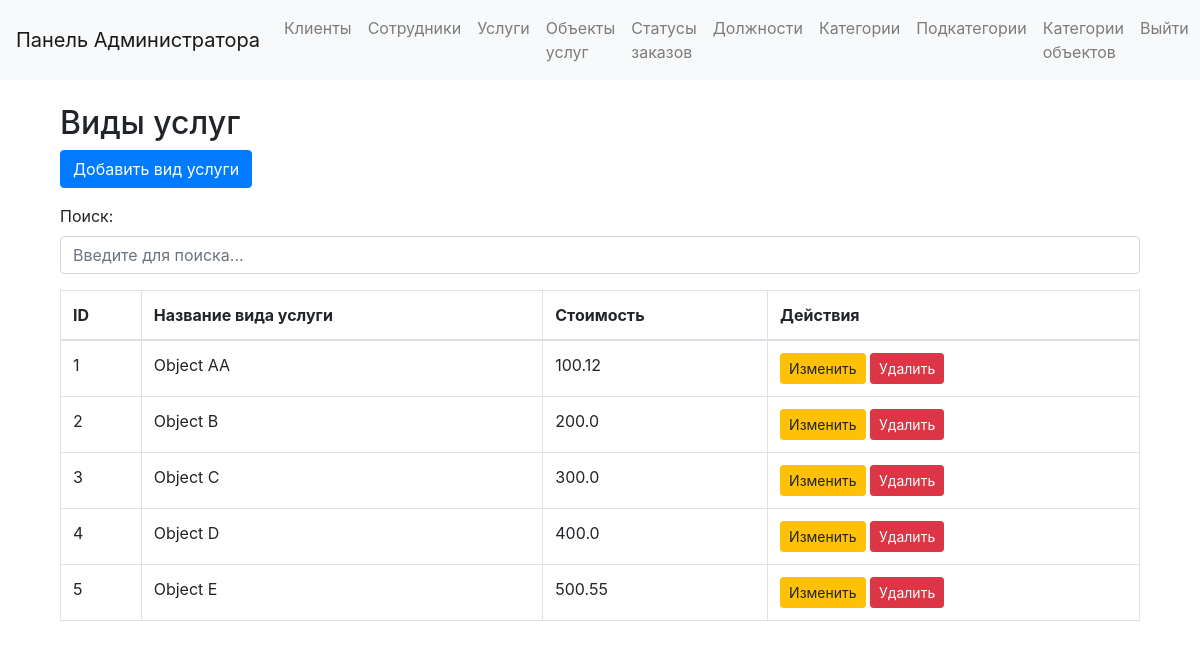
The page /admin/service_objects (signed in) on the database as committed earlier.
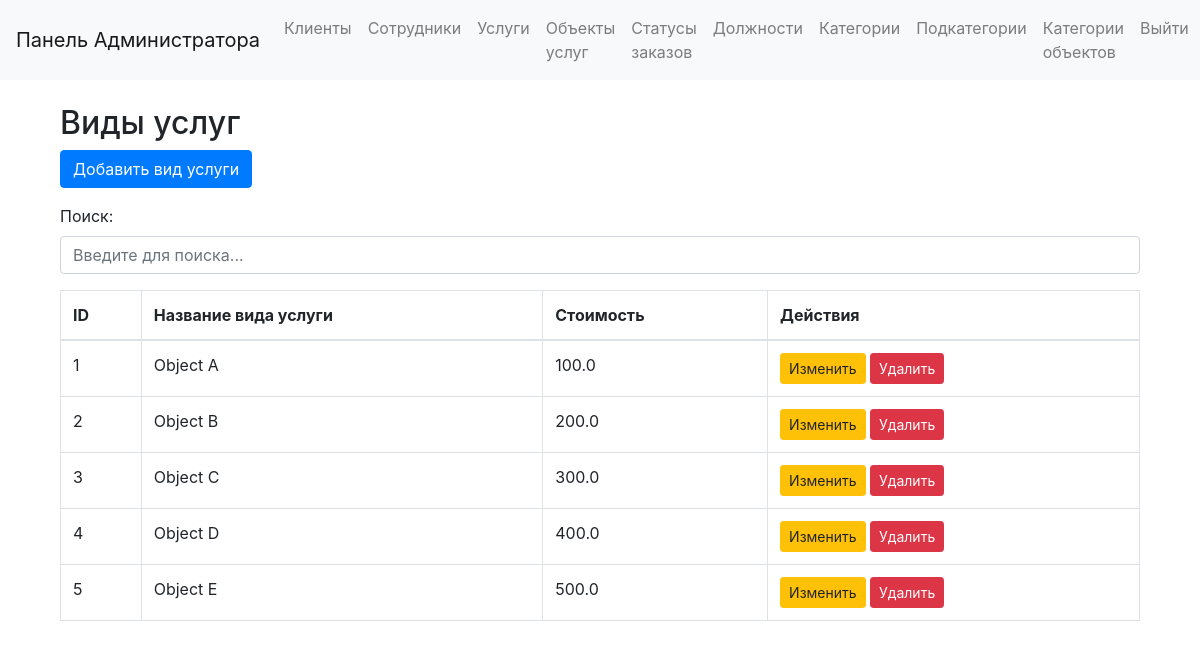
The same page on the database as committed later.
### app/models.py (models this page shows, shortened)
class ServiceObjects(db.Model):
    __tablename__ = 'ServiceObjects'
    id = db.Column(db.Integer, primary_key=True)
    object_name = db.Column(db.String(150), nullable=False)
    cost = db.Column(db.Float, nullable=False)
    ordered_objects = db.relationship("OrderedObjects", cascade="all,delete", backref="ServiceObjects")
    object_categories = db.relationship("ObjectsCategories", cascade="all,delete", backref="ServiceObjects")
    ordered_object_categories = db.relationship("OrderedObjectCategories", cascade="all,delete", backref="ServiceObjects")

### app/admin/routs.py (the view)
@admin.route('/admin/service_objects')
def manage_service_objects():
    if session.get('role') != 'admin':
        return redirect(url_for('users.login'))
    service_objects = ServiceObjects.query.all()
    return render_template('admin/manage_service_objects.html', service_objects=service_objects)

### app/templates/admin/manage_service_objects.html
{% extends "admin/base_admin.html" %}
{% block content %}
<div class="container mt-4">
    <h2>Виды услуг</h2>
    <a href="{{ url_for('admin.add_service_object_form') }}" class="btn btn-primary mb-3">Добавить вид услуги</a>
    <div class="mb-3">
        <label for="searchInput" class="form-label">Поиск:</label>
        <input type="text" id="searchInput" class="form-control" placeholder="Введите для поиска...">
    </div>
    <table class="table table-bordered">
        <thead>
            <tr>
                <th>ID</th>
                <th>Название вида услуги</th>
                <th>Стоимость</th>
                <th>Действия</th>
            </tr>
        </thead>
        <tbody>
            {% for service_object in service_objects %}
            <tr>
                <td>{{ service_object.id }}</td>
                <td>{{ service_object.object_name }}</td>
                <td>{{ service_object.cost }}</td>
                <td>
                    <a href="{{ url_for('admin.edit_service_object_form', service_object_id=service_object.id) }}" class="btn btn-warning btn-sm">Изменить</a>
                    <form action="{{ url_for('admin.delete_service_object', service_object_id=service_object.id) }}" method="POST" style="display:inline;">
                        <button type="submit" class="btn btn-danger btn-sm">Удалить</button>
                    </form>
                </td>
            </tr>
            {% endfor %}
        </tbody>
    </table>
</div>
{% endblock %}

Rows that differ between the two databases and show on the page:
changed ServiceObjects id 1: object_name "Object AA" → "Object A"; cost "100.12" → "100.0"
changed ServiceObjects "Object E": cost "500.55" → "500.0"
